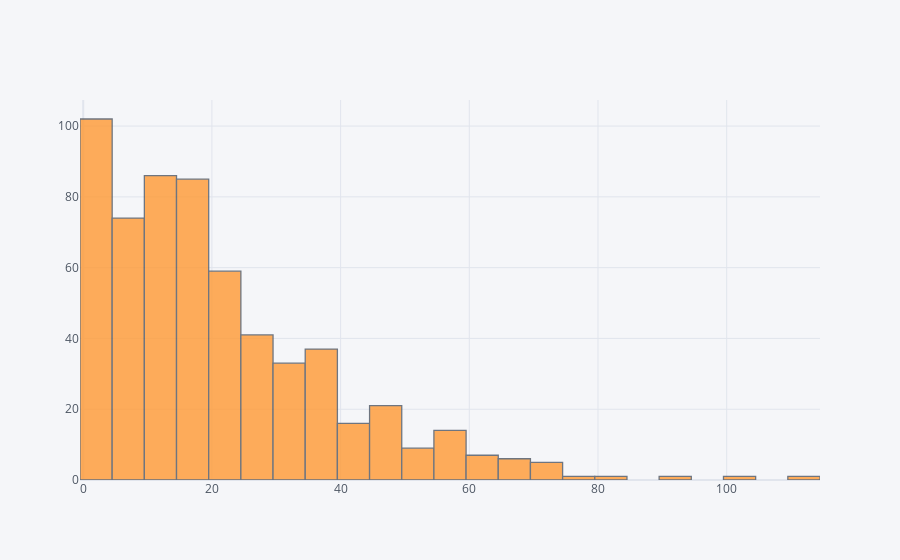

The code cell stored with this chart in its notebook:
### Code cell
df['Length of service: Months'].iplot('hist')

### Figure 1 — Plotly figure (JSON) as saved in the notebook; plotly's stock layout.template omitted (floating-point values rounded to 4 significant figures; data arrays with more than 128 entries replaced by an {"elided": "..."} marker saying what was removed)
{"data": [{"histfunc": "count", "histnorm": "", "marker": {"color": "rgba(255, 153, 51, 1.0)", "line": {"color": "#4D5663", "width": 1.3}}, "name": "Length of service: Months", "opacity": 0.8, "orientation": "v", "type": "histogram", "x": {"elided": "600 int values"}}], "layout": {"barmode": "overlay", "legend": {"bgcolor": "#F5F6F9", "font": {"color": "#4D5663"}}, "paper_bgcolor": "#F5F6F9", "plot_bgcolor": "#F5F6F9", "title": {"font": {"color": "#4D5663"}}, "xaxis": {"gridcolor": "#E1E5ED", "showgrid": true, "tickfont": {"color": "#4D5663"}, "title": {"font": {"color": "#4D5663"}, "text": ""}, "zerolinecolor": "#E1E5ED"}, "yaxis": {"gridcolor": "#E1E5ED", "showgrid": true, "tickfont": {"color": "#4D5663"}, "title": {"font": {"color": "#4D5663"}, "text": ""}, "zerolinecolor": "#E1E5ED"}}}
